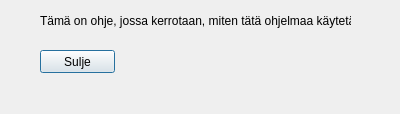
<?xml version="1.0" encoding="UTF-8"?>
<ui version="4.0">
 <class>Dialog</class>
 <widget class="QDialog" name="Dialog">
  <property name="geometry">
   <rect>
    <x>0</x>
    <y>0</y>
    <width>400</width>
    <height>114</height>
   </rect>
  </property>
  <property name="windowTitle">
   <string>Dialog</string>
  </property>
  <widget class="QLabel" name="instructionsLabel">
   <property name="geometry">
    <rect>
     <x>40</x>
     <y>0</y>
     <width>311</width>
     <height>41</height>
    </rect>
   </property>
   <property name="text">
    <string>Tämä on ohje, jossa kerrotaan, miten tätä ohjelmaa käytetään</string>
   </property>
  </widget>
  <widget class="QPushButton" name="closePushButton">
   <property name="geometry">
    <rect>
     <x>40</x>
     <y>50</y>
     <width>75</width>
     <height>23</height>
    </rect>
   </property>
   <property name="text">
    <string>Sulje</string>
   </property>
  </widget>
 </widget>
 <resources/>
 <connections/>
</ui>
